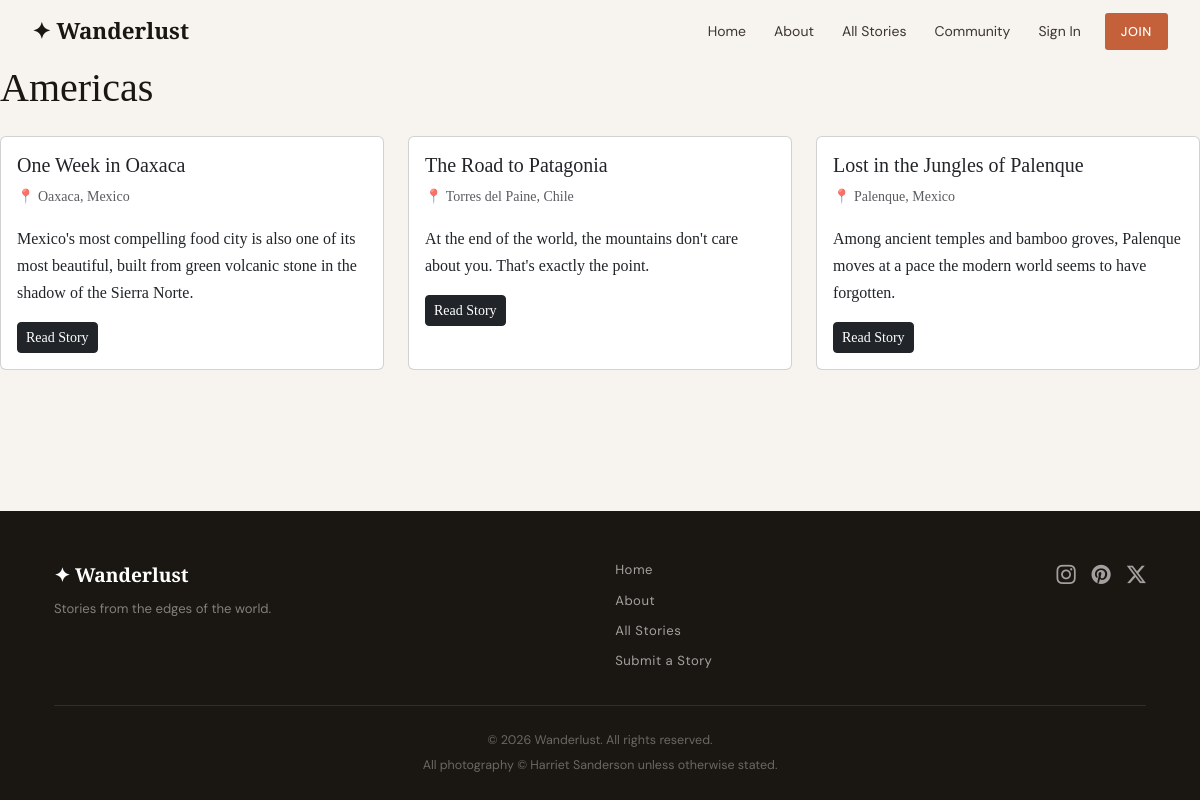
Screenshot of /category/americas/ with the database file from the repository.
### blog/models.py (models this page shows, shortened)
class Category(models.Model):
    name = models.CharField(max_length=100, unique=True)
    slug = models.SlugField(max_length=100, unique=True, blank=True)
    class Meta:
        verbose_name_plural = 'categories'

class Post(models.Model):
    STATUS_DRAFT = 'draft'
    STATUS_PUBLISHED = 'published'
    STATUS_CHOICES = [
        (STATUS_DRAFT, 'Draft'),
        (STATUS_PUBLISHED, 'Published'),
    ]
    title = models.CharField(max_length=200)
    slug = models.SlugField(max_length=200, unique=True, blank=True)
    author = models.ForeignKey(User, on_delete=models.CASCADE, related_name='posts')
    category = models.ForeignKey(Category, on_delete=models.SET_NULL, null=True, blank=True, related_name='posts')
    destination = models.CharField(max_length=100)
    excerpt = models.TextField(max_length=300)
    content = models.TextField()
    status = models.CharField(max_length=10, choices=STATUS_CHOICES, default=STATUS_DRAFT)
    created_at = models.DateTimeField(auto_now_add=True)
    featured = models.BooleanField(default=False)
    cover_image = models.URLField(blank=True)
    view_count = models.PositiveIntegerField(default=0)
    class Meta:
        ordering = ['-created_at']
    def get_absolute_url(self):
        return reverse('blog:post_detail', kwargs={'slug': self.slug})

### blog/views.py (the view)
# urls.py: path('category/<slug:slug>/', views.category_detail, name='category_detail'),
def category_detail(request, slug):
    category = get_object_or_404(Category, slug=slug)
    posts = Post.objects.filter(status=Post.STATUS_PUBLISHED, category=category)
    context = {
        'category': category,
        'posts': posts,
    }
    return render(request, 'blog/category_detail.html', context)

### templates/blog/category_detail.html (shortened to what this page needs)
{% extends 'base.html' %}
{% block content %}
<h1 class="mb-4">{{ category.name }}</h1>
{% if posts %}
<div class="row">
    {% for post in posts %}
    <div class="col-md-4 mb-4">
        <div class="card h-100">
            <div class="card-body">
                <h5 class="card-title">{{ post.title }}</h5>
                <p class="text-muted small">📍 {{ post.destination }}</p>
                <p class="card-text">{{ post.excerpt }}</p>
                <a
                    href="{{ post.get_absolute_url }}"
                    class="btn btn-dark btn-sm"
                    >Read Story</a
                >
            </div>
        </div>
    </div>
    {% endfor %}
</div>
{% else %}
<p>No stories in this category yet.</p>
{% endif %} {% endblock %}

### templates/base.html (shortened to what this page needs)
<!doctype html>
<html lang="en">
    <head>
        {% load static %}
        <link
            href="https://cdn.jsdelivr.net/npm/bootstrap@5.3.2/dist/css/bootstrap.min.css"
            rel="stylesheet"
        />
        <link
            href="https://cdn.jsdelivr.net/npm/bootstrap-icons@1.11.3/font/bootstrap-icons.min.css"
            rel="stylesheet"
        />
        <link rel="stylesheet" href="{% static 'css/main.css' %}" />
    </head>
    <body>
        <nav class="site-nav">
            <div class="nav-inner">
                <a class="nav-brand" href="/">✦ Wanderlust</a>
                <div class="nav-links">
                   <a href="/" class="nav-link">Home</a>
<a href="/about/" class="nav-link">About</a>
<a href="/posts/" class="nav-link">All Stories</a>
<a href="{% url 'accounts:community' %}" class="nav-link">Community</a>
{% if user.is_authenticated %}
<a href="{% url 'accounts:profile' username=user.username %}" class="nav-link">Profile</a>
<form method="post" action="{% url 'logout' %}" class="d-inline">
    {% csrf_token %}
    <button type="submit" class="nav-link">Sign Out</button>
</form>
{% else %}
<a href="{% url 'login' %}" class="nav-link">Sign In</a>
<a href="{% url 'accounts:register' %}" class="nav-cta">Join</a>
{% endif %}
                </div>
            </div>
        </nav>
        <main class="{% block main_class %}{% endblock %}">{% block content %}{% endblock %}</main>
        <footer class="site-footer">
            <div class="container px-4">
                <div class="footer-inner">
                    <div class="footer-brand">
                        <p class="footer-logo">✦ Wanderlust</p>
                        <p class="footer-tagline">Stories from the edges of the world.</p>
                    </div>
                    <div class="footer-links">
                        <a href="/">Home</a>
                        <a href="/about/">About</a>
                        <a href="{% url 'blog:post_list' %}">All Stories</a>
                        <a href="{% url 'blog:submit_story' %}">Submit a Story</a>
                    </div>
                    <div class="footer-social">
                        <a href="#" aria-label="Instagram"><i class="bi bi-instagram"></i></a>
                        <a href="#" aria-label="Pinterest"><i class="bi bi-pinterest"></i></a>
                        <a href="#" aria-label="Twitter / X"><i class="bi bi-twitter-x"></i></a>
                    </div>
                </div>
                <p class="footer-copy">© 2026 Wanderlust. All rights reserved.</p>
                <p class="footer-copy" style="margin-top: 0.25rem;">All photography © Harriet Sanderson unless otherwise stated.</p>
            </div>
        </footer>
    </body>
</html>

### static/css/main.css (style rules this page uses)
:root { --ink: #1a1612; --ink-soft: #3d3530; --parchment: #f7f3ee; --cream: #fffcf8; --terra: #c4603a; --terra-dk: #a04e2e; --muted: #9b9189; --line: #e4ddd5; --white: #ffffff; --font-display: "Playfair Display", Georgia, serif; --font-body: "Source Serif 4", Georgia, serif; --font-ui: "DM Sans", system-ui, sans-serif; --nav-h: 64px; --shadow: 0 2px 20px rgba(26, 22, 18, 0.1); --shadow-hover: 0 8px 40px rgba(26, 22, 18, 0.18); }
*, *::before, *::after { box-sizing: border-box; margin: 0; padding: 0; }
html { scroll-behavior: smooth; }
body { background: var(--parchment); color: var(--ink); font-family: var(--font-body); font-size: 1rem; line-height: 1.7; min-height: 100vh; display: flex; flex-direction: column; }
main { flex: 1; padding-top: var(--nav-h); }
a { color: inherit; text-decoration: none; }
h1, h2, h3, h4 { font-family: var(--font-display); line-height: 1.2; color: var(--ink); }
.site-nav { position: fixed; top: 0; left: 0; right: 0; height: var(--nav-h); background: transparent; border-bottom: 1px solid transparent; z-index: 1000; transition: background 0.3s ease, border-color 0.3s ease; }
.nav-inner { height: 100%; display: flex; align-items: center; justify-content: space-between; padding: 0 2rem; }
.nav-brand { font-family: var(--font-display); font-size: 1.4rem; font-weight: 700; color: var(--ink); }
.nav-links { display: flex; align-items: center; gap: 0.25rem; }
.nav-link { font-family: var(--font-ui); font-size: 0.875rem; color: var(--ink-soft); padding: 0.4rem 0.75rem; border-radius: 3px; transition: color 0.2s, background 0.2s; background: none; border: none; cursor: pointer; }
.nav-cta { font-family: var(--font-ui); font-size: 0.8rem; font-weight: 500; letter-spacing: 0.05em; text-transform: uppercase; color: var(--white); background: var(--terra); padding: 0.45rem 1rem; border-radius: 3px; transition: background 0.2s; margin-left: 0.5rem; }
.site-footer { background: var(--ink); color: rgba(255, 255, 255, 0.7); padding: 3rem 0 1.5rem; margin-top: 4rem; font-family: var(--font-ui); font-size: 0.85rem; }
.footer-inner { display: flex; justify-content: space-between; align-items: flex-start; gap: 2rem; padding-bottom: 2rem; border-bottom: 1px solid rgba(255, 255, 255, 0.1); flex-wrap: wrap; }
.footer-logo { font-family: var(--font-display); font-size: 1.2rem; font-weight: 700; color: white; margin-bottom: 0.4rem; }
.footer-tagline { font-size: 0.82rem; color: rgba(255, 255, 255, 0.45); margin: 0; }
.footer-links { display: flex; flex-direction: column; gap: 0.5rem; }
.footer-links a { color: rgba(255, 255, 255, 0.6); font-size: 0.82rem; letter-spacing: 0.04em; transition: color 0.2s; }
.footer-social { display: flex; gap: 1rem; align-items: center; }
.footer-social a { color: rgba(255, 255, 255, 0.6); font-size: 1.2rem; transition: color 0.2s; }
.footer-copy { text-align: center; color: rgba(255, 255, 255, 0.35); font-size: 0.78rem; margin-top: 1.5rem; margin-bottom: 0; }

### rows the page displays
Category: name "Americas"
Post: title "One Week in Oaxaca", destination "Oaxaca, Mexico", excerpt "Mexico's most compelling food city is also one of its most beautiful, built from green volcanic stone in the shadow of the Sierra Norte."
Post: title "The Road to Patagonia", destination "Torres del Paine, Chile", excerpt "At the end of the world, the mountains don't care about you. That's exactly the point."
Post: title "Lost in the Jungles of Palenque", destination "Palenque, Mexico", excerpt "Among ancient temples and bamboo groves, Palenque moves at a pace the modern world seems to have forgotten."
